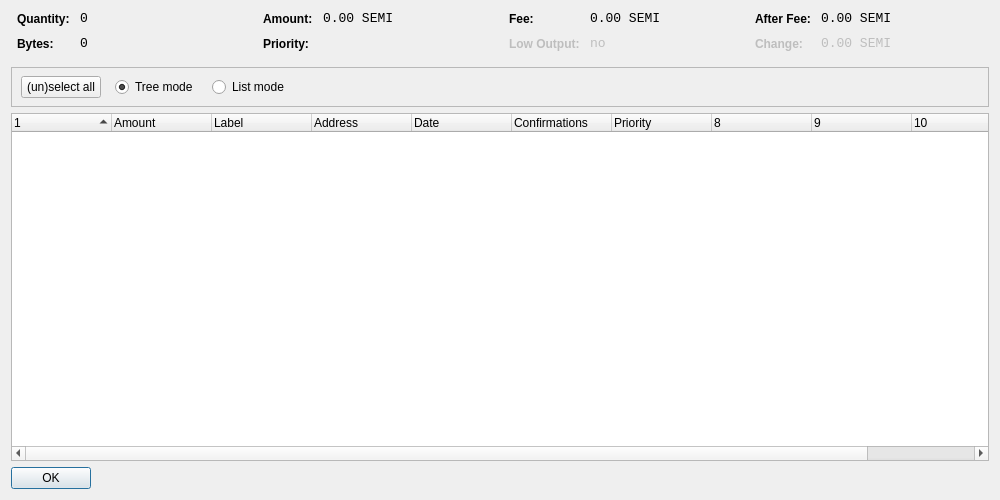
<?xml version="1.0" encoding="UTF-8"?>
<ui version="4.0">
 <class>CoinControlDialog</class>
 <widget class="QDialog" name="CoinControlDialog">
  <property name="geometry">
   <rect>
    <x>0</x>
    <y>0</y>
    <width>1000</width>
    <height>500</height>
   </rect>
  </property>
  <property name="windowTitle">
   <string>Coin Control</string>
  </property>
  <layout class="QVBoxLayout" name="verticalLayout">
   <item>
    <layout class="QHBoxLayout" name="horizontalLayoutTop" stretch="0,0,0,0">
     <property name="topMargin">
      <number>0</number>
     </property>
     <property name="bottomMargin">
      <number>10</number>
     </property>
     <item>
      <layout class="QFormLayout" name="formLayoutCoinControl1">
       <property name="horizontalSpacing">
        <number>10</number>
       </property>
       <property name="verticalSpacing">
        <number>10</number>
       </property>
       <property name="leftMargin">
        <number>6</number>
       </property>
       <property name="rightMargin">
        <number>6</number>
       </property>
       <item row="0" column="0">
        <widget class="QLabel" name="labelCoinControlQuantityText">
         <property name="styleSheet">
          <string notr="true">font-weight:bold;</string>
         </property>
         <property name="text">
          <string>Quantity:</string>
         </property>
        </widget>
       </item>
       <item row="0" column="1">
        <widget class="QLabel" name="labelCoinControlQuantity">
         <property name="font">
          <font>
           <family>Monospace</family>
           <pointsize>10</pointsize>
          </font>
         </property>
         <property name="cursor">
          <cursorShape>IBeamCursor</cursorShape>
         </property>
         <property name="contextMenuPolicy">
          <enum>Qt::ActionsContextMenu</enum>
         </property>
         <property name="text">
          <string notr="true">0</string>
         </property>
         <property name="textInteractionFlags">
          <set>Qt::LinksAccessibleByMouse|Qt::TextSelectableByKeyboard|Qt::TextSelectableByMouse</set>
         </property>
        </widget>
       </item>
       <item row="1" column="0">
        <widget class="QLabel" name="labelCoinControlBytesText">
         <property name="styleSheet">
          <string notr="true">font-weight:bold;</string>
         </property>
         <property name="text">
          <string>Bytes:</string>
         </property>
        </widget>
       </item>
       <item row="1" column="1">
        <widget class="QLabel" name="labelCoinControlBytes">
         <property name="font">
          <font>
           <family>Monospace</family>
           <pointsize>10</pointsize>
          </font>
         </property>
         <property name="cursor">
          <cursorShape>IBeamCursor</cursorShape>
         </property>
         <property name="contextMenuPolicy">
          <enum>Qt::ActionsContextMenu</enum>
         </property>
         <property name="text">
          <string notr="true">0</string>
         </property>
         <property name="textInteractionFlags">
          <set>Qt::LinksAccessibleByMouse|Qt::TextSelectableByKeyboard|Qt::TextSelectableByMouse</set>
         </property>
        </widget>
       </item>
      </layout>
     </item>
     <item>
      <layout class="QFormLayout" name="formLayoutCoinControl2">
       <property name="horizontalSpacing">
        <number>10</number>
       </property>
       <property name="verticalSpacing">
        <number>10</number>
       </property>
       <property name="leftMargin">
        <number>6</number>
       </property>
       <property name="rightMargin">
        <number>6</number>
       </property>
       <item row="0" column="0">
        <widget class="QLabel" name="labelCoinControlAmountText">
         <property name="styleSheet">
          <string notr="true">font-weight:bold;</string>
         </property>
         <property name="text">
          <string>Amount:</string>
         </property>
        </widget>
       </item>
       <item row="0" column="1">
        <widget class="QLabel" name="labelCoinControlAmount">
         <property name="font">
          <font>
           <family>Monospace</family>
           <pointsize>10</pointsize>
          </font>
         </property>
         <property name="cursor">
          <cursorShape>IBeamCursor</cursorShape>
         </property>
         <property name="contextMenuPolicy">
          <enum>Qt::ActionsContextMenu</enum>
         </property>
         <property name="text">
          <string notr="true">0.00 SEMI</string>
         </property>
         <property name="textInteractionFlags">
          <set>Qt::LinksAccessibleByMouse|Qt::TextSelectableByKeyboard|Qt::TextSelectableByMouse</set>
         </property>
        </widget>
       </item>
       <item row="1" column="0">
        <widget class="QLabel" name="labelCoinControlPriorityText">
         <property name="styleSheet">
          <string notr="true">font-weight:bold;</string>
         </property>
         <property name="text">
          <string>Priority:</string>
         </property>
        </widget>
       </item>
       <item row="1" column="1">
        <widget class="QLabel" name="labelCoinControlPriority">
         <property name="font">
          <font>
           <family>Monospace</family>
           <pointsize>10</pointsize>
          </font>
         </property>
         <property name="cursor">
          <cursorShape>IBeamCursor</cursorShape>
         </property>
         <property name="contextMenuPolicy">
          <enum>Qt::ActionsContextMenu</enum>
         </property>
         <property name="text">
          <string/>
         </property>
         <property name="textInteractionFlags">
          <set>Qt::LinksAccessibleByMouse|Qt::TextSelectableByKeyboard|Qt::TextSelectableByMouse</set>
         </property>
        </widget>
       </item>
      </layout>
     </item>
     <item>
      <layout class="QFormLayout" name="formLayoutCoinControl3">
       <property name="horizontalSpacing">
        <number>10</number>
       </property>
       <property name="verticalSpacing">
        <number>10</number>
       </property>
       <property name="leftMargin">
        <number>6</number>
       </property>
       <property name="rightMargin">
        <number>6</number>
       </property>
       <item row="0" column="0">
        <widget class="QLabel" name="labelCoinControlFeeText">
         <property name="styleSheet">
          <string notr="true">font-weight:bold;</string>
         </property>
         <property name="text">
          <string>Fee:</string>
         </property>
        </widget>
       </item>
       <item row="0" column="1">
        <widget class="QLabel" name="labelCoinControlFee">
         <property name="font">
          <font>
           <family>Monospace</family>
           <pointsize>10</pointsize>
          </font>
         </property>
         <property name="cursor">
          <cursorShape>IBeamCursor</cursorShape>
         </property>
         <property name="contextMenuPolicy">
          <enum>Qt::ActionsContextMenu</enum>
         </property>
         <property name="text">
          <string notr="true">0.00 SEMI</string>
         </property>
         <property name="textInteractionFlags">
          <set>Qt::LinksAccessibleByMouse|Qt::TextSelectableByKeyboard|Qt::TextSelectableByMouse</set>
         </property>
        </widget>
       </item>
       <item row="1" column="0">
        <widget class="QLabel" name="labelCoinControlLowOutputText">
         <property name="enabled">
          <bool>false</bool>
         </property>
         <property name="styleSheet">
          <string notr="true">font-weight:bold;</string>
         </property>
         <property name="text">
          <string>Low Output:</string>
         </property>
        </widget>
       </item>
       <item row="1" column="1">
        <widget class="QLabel" name="labelCoinControlLowOutput">
         <property name="enabled">
          <bool>false</bool>
         </property>
         <property name="font">
          <font>
           <family>Monospace</family>
           <pointsize>10</pointsize>
          </font>
         </property>
         <property name="cursor">
          <cursorShape>IBeamCursor</cursorShape>
         </property>
         <property name="contextMenuPolicy">
          <enum>Qt::ActionsContextMenu</enum>
         </property>
         <property name="text">
          <string notr="true">no</string>
         </property>
         <property name="textInteractionFlags">
          <set>Qt::LinksAccessibleByMouse|Qt::TextSelectableByKeyboard|Qt::TextSelectableByMouse</set>
         </property>
        </widget>
       </item>
      </layout>
     </item>
     <item>
      <layout class="QFormLayout" name="formLayoutCoinControl4">
       <property name="horizontalSpacing">
        <number>10</number>
       </property>
       <property name="verticalSpacing">
        <number>10</number>
       </property>
       <property name="leftMargin">
        <number>6</number>
       </property>
       <property name="rightMargin">
        <number>6</number>
       </property>
       <item row="0" column="0">
        <widget class="QLabel" name="labelCoinControlAfterFeeText">
         <property name="styleSheet">
          <string notr="true">font-weight:bold;</string>
         </property>
         <property name="text">
          <string>After Fee:</string>
         </property>
        </widget>
       </item>
       <item row="0" column="1">
        <widget class="QLabel" name="labelCoinControlAfterFee">
         <property name="font">
          <font>
           <family>Monospace</family>
           <pointsize>10</pointsize>
          </font>
         </property>
         <property name="cursor">
          <cursorShape>IBeamCursor</cursorShape>
         </property>
         <property name="contextMenuPolicy">
          <enum>Qt::ActionsContextMenu</enum>
         </property>
         <property name="text">
          <string notr="true">0.00 SEMI</string>
         </property>
         <property name="textInteractionFlags">
          <set>Qt::LinksAccessibleByMouse|Qt::TextSelectableByKeyboard|Qt::TextSelectableByMouse</set>
         </property>
        </widget>
       </item>
       <item row="1" column="0">
        <widget class="QLabel" name="labelCoinControlChangeText">
         <property name="enabled">
          <bool>false</bool>
         </property>
         <property name="styleSheet">
          <string notr="true">font-weight:bold;</string>
         </property>
         <property name="text">
          <string>Change:</string>
         </property>
        </widget>
       </item>
       <item row="1" column="1">
        <widget class="QLabel" name="labelCoinControlChange">
         <property name="enabled">
          <bool>false</bool>
         </property>
         <property name="font">
          <font>
           <family>Monospace</family>
           <pointsize>10</pointsize>
          </font>
         </property>
         <property name="cursor">
          <cursorShape>IBeamCursor</cursorShape>
         </property>
         <property name="contextMenuPolicy">
          <enum>Qt::ActionsContextMenu</enum>
         </property>
         <property name="text">
          <string notr="true">0.00 SEMI</string>
         </property>
         <property name="textInteractionFlags">
          <set>Qt::LinksAccessibleByMouse|Qt::TextSelectableByKeyboard|Qt::TextSelectableByMouse</set>
         </property>
        </widget>
       </item>
      </layout>
     </item>
    </layout>
   </item>
   <item>
    <widget class="QFrame" name="frame">
     <property name="minimumSize">
      <size>
       <width>0</width>
       <height>40</height>
      </size>
     </property>
     <property name="frameShape">
      <enum>QFrame::StyledPanel</enum>
     </property>
     <property name="frameShadow">
      <enum>QFrame::Sunken</enum>
     </property>
     <widget class="QWidget" name="horizontalLayoutWidget">
      <property name="geometry">
       <rect>
        <x>10</x>
        <y>0</y>
        <width>781</width>
        <height>41</height>
       </rect>
      </property>
      <layout class="QHBoxLayout" name="horizontalLayoutPanel" stretch="0,0,0,0,0">
       <property name="spacing">
        <number>14</number>
       </property>
       <item>
        <widget class="QPushButton" name="pushButtonSelectAll">
         <property name="sizePolicy">
          <sizepolicy hsizetype="Maximum" vsizetype="Fixed">
           <horstretch>0</horstretch>
           <verstretch>0</verstretch>
          </sizepolicy>
         </property>
         <property name="text">
          <string>(un)select all</string>
         </property>
        </widget>
       </item>
       <item>
        <widget class="QRadioButton" name="radioTreeMode">
         <property name="sizePolicy">
          <sizepolicy hsizetype="Maximum" vsizetype="Fixed">
           <horstretch>0</horstretch>
           <verstretch>0</verstretch>
          </sizepolicy>
         </property>
         <property name="text">
          <string>Tree mode</string>
         </property>
         <property name="checked">
          <bool>true</bool>
         </property>
        </widget>
       </item>
       <item>
        <widget class="QRadioButton" name="radioListMode">
         <property name="sizePolicy">
          <sizepolicy hsizetype="Maximum" vsizetype="Fixed">
           <horstretch>0</horstretch>
           <verstretch>0</verstretch>
          </sizepolicy>
         </property>
         <property name="text">
          <string>List mode</string>
         </property>
        </widget>
       </item>
       <item>
        <spacer name="horizontalSpacer">
         <property name="orientation">
          <enum>Qt::Horizontal</enum>
         </property>
         <property name="sizeHint" stdset="0">
          <size>
           <width>40</width>
           <height>20</height>
          </size>
         </property>
        </spacer>
       </item>
      </layout>
     </widget>
    </widget>
   </item>
   <item>
    <widget class="CoinControlTreeWidget" name="treeWidget">
     <property name="contextMenuPolicy">
      <enum>Qt::CustomContextMenu</enum>
     </property>
     <property name="sortingEnabled">
      <bool>false</bool>
     </property>
     <property name="columnCount">
      <number>11</number>
     </property>
     <attribute name="headerShowSortIndicator" stdset="0">
      <bool>true</bool>
     </attribute>
     <attribute name="headerStretchLastSection">
      <bool>false</bool>
     </attribute>
     <column>
      <property name="text">
       <string/>
      </property>
     </column>
     <column>
      <property name="text">
       <string>Amount</string>
      </property>
     </column>
     <column>
      <property name="text">
       <string>Label</string>
      </property>
     </column>
     <column>
      <property name="text">
       <string>Address</string>
      </property>
     </column>
     <column>
      <property name="text">
       <string>Date</string>
      </property>
     </column>
     <column>
      <property name="text">
       <string>Confirmations</string>
      </property>
      <property name="toolTip">
       <string>Confirmed</string>
      </property>
     </column>
     <column>
      <property name="text">
       <string>Priority</string>
      </property>
     </column>
     <column>
      <property name="text">
       <string/>
      </property>
     </column>
     <column>
      <property name="text">
       <string/>
      </property>
     </column>
     <column>
      <property name="text">
       <string/>
      </property>
     </column>
     <column>
      <property name="text">
       <string/>
      </property>
     </column>
    </widget>
   </item>
   <item>
    <widget class="QDialogButtonBox" name="buttonBox">
     <property name="sizePolicy">
      <sizepolicy hsizetype="Maximum" vsizetype="Fixed">
       <horstretch>0</horstretch>
       <verstretch>0</verstretch>
      </sizepolicy>
     </property>
     <property name="orientation">
      <enum>Qt::Horizontal</enum>
     </property>
     <property name="standardButtons">
      <set>QDialogButtonBox::Ok</set>
     </property>
    </widget>
   </item>
  </layout>
 </widget>
 <customwidgets>
  <customwidget>
   <class>CoinControlTreeWidget</class>
   <extends>QTreeWidget</extends>
   <header>coincontroltreewidget.h</header>
  </customwidget>
 </customwidgets>
 <resources/>
 <connections/>
</ui>
